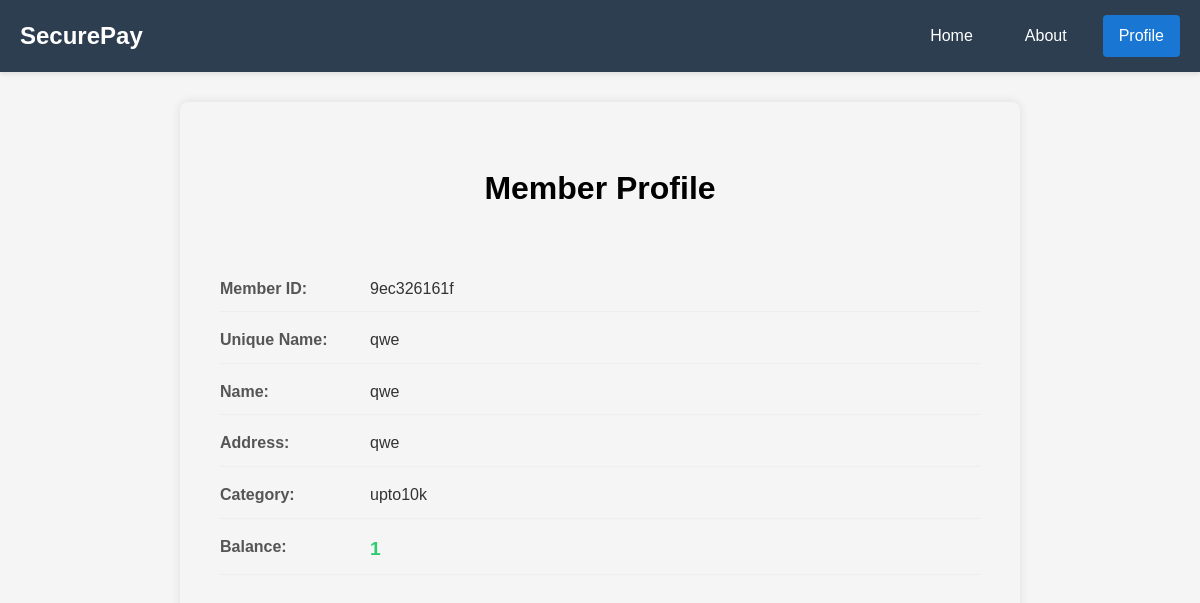
/profile/ (signed in), run on an earlier commit of the app's database.
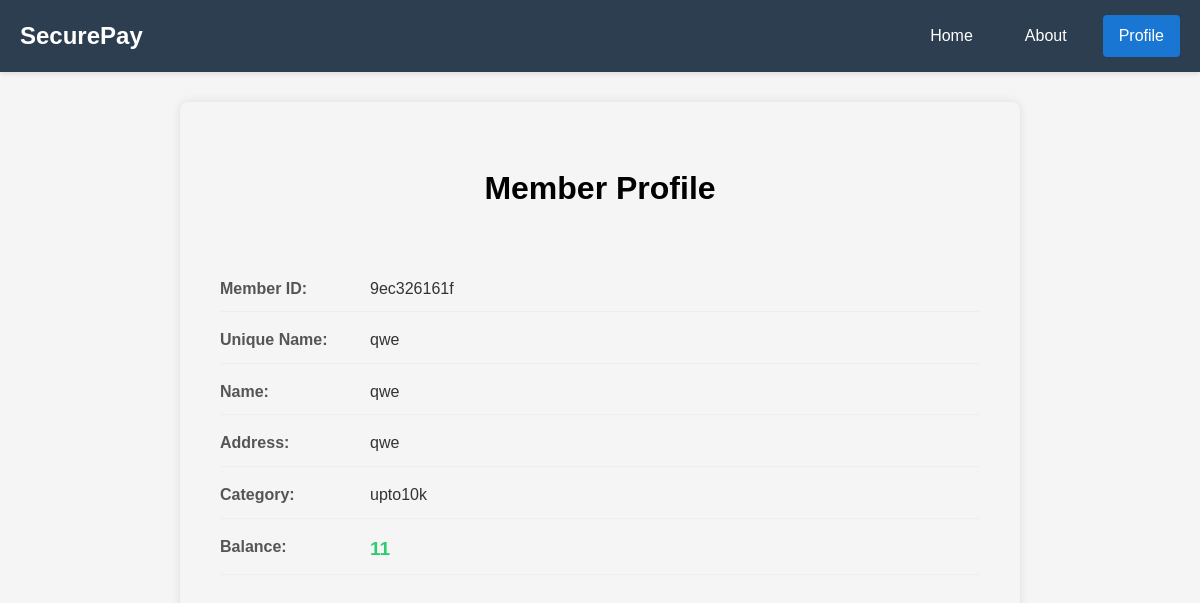
And on a later commit of the database.
### execution/models.py (models this page shows, shortened)
class Member(models.Model):
    cho=[('upto10k','10k'),('abovetill100k','10kTo100k')]
    name=models.CharField(max_length=100)
    address=models.CharField(max_length=100)
    affiliation=models.CharField(max_length=100)
    unique_name=models.CharField(max_length=100, unique=True)
    unique_id=models.CharField(max_length=256)
    category=models.CharField(max_length=100,choices=cho,default='upto10k')
    password=models.CharField(max_length=100)
    balance=models.IntegerField(default=0)
    intransaction=models.IntegerField(default=0)

### execution/views.py (the view)
# urls.py: path('profile/', profile, name='profile')
def profile(request):
    member=Member.objects.get(id = request.session.get('member_id'))
    return render(request,'member-profile.html',context={'member':member})

### templates/member-profile.html (shortened to what this page needs)
  <!DOCTYPE html>
  <html lang="en">
  <head>
  </head>
  <body>
      <nav class="navbar">
          <div class="nav-container">
              <a href="/" class="nav-brand">SecurePay</a>
              <div class="nav-links">
                  <a href="/">Home</a>
                  <a href="/about">About</a>
                  <a href="/profile"  class="active">Profile</a>
              </div>
          </div>
      </nav>
      <div class="profile-container">
          <div class="profile-header">
              <h1>Member Profile</h1>
          </div>
          <div class="profile-details">
              <div class="detail-row">
                  <div class="detail-label">Member ID:</div>
                  <div class="detail-value">{{member.unique_id}}</div>
              </div>
              <div class="detail-row">
                  <div class="detail-label">Unique Name:</div>
                  <div class="detail-value">{{member.unique_name}}</div>
              </div>
              <div class="detail-row">
                  <div class="detail-label">Name:</div>
                  <div class="detail-value">{{member.name}}</div>
              </div>
              <div class="detail-row">
                  <div class="detail-label">Address:</div>
                  <div class="detail-value">{{member.address}}</div>
              </div>
              <div class="detail-row">
                  <div class="detail-label">Category:</div>
                  <div class="detail-value">{{member.category}}</div>
              </div>
              <div class="detail-row">
                  <div class="detail-label">Balance:</div>
                  <div class="detail-value balance">{{member.balance}}</div>
              </div>
          </div>
      </div>
  </body>
  </html>

What changed in the data, as far as the page shows it:
changed Member "9ec326161f": balance "1" → "11"
